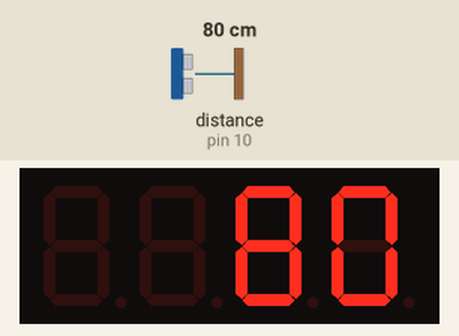
Simulated run of this sketch. Board: Arduino Uno, built with avr-gcc and run on an emulated ATmega328P. Shown: 4-digit seven-segment display. Wiring (inferred from the names in the program): ultrasonic range finder: trigger pin 9; echo pin 10; 4-digit 7-segment display, segments lit when HIGH: segments pin 2, pin 3, pin 4, pin 5, pin 6, pin 7, pin 8; digit selects A0, A1, A2, A3. The inputs (shaded band) are chosen by the test bench; at power-on: distance to the obstacle (sensor on pin 10) 80 cm. The echo pulse lasts 58.3 µs per cm; the segment pins are drawn as the display they are named for.

Above: at 1.2 s.
1.3 s: distance to the obstacle (sensor on pin 10) set to 2 cm
At 2.5 s:
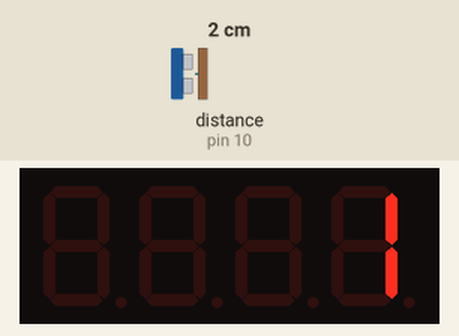
2.9 s: distance to the obstacle (sensor on pin 10) set to 4 cm
At 3.4 s:
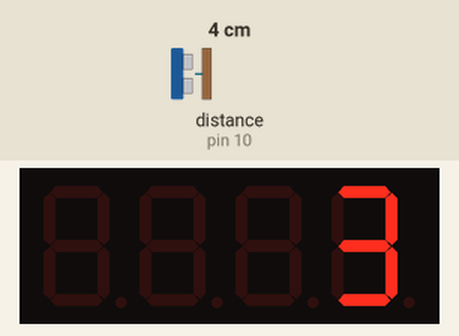
4.5 s: distance to the obstacle (sensor on pin 10) set to 9 cm
At 5.3 s:
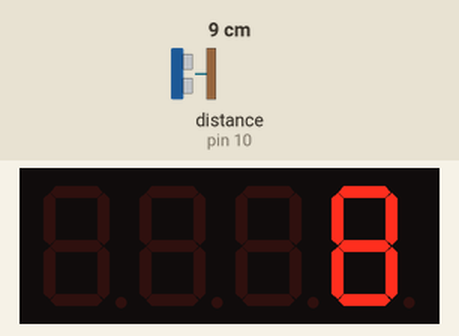
Timing chart, 0 to 7.5 s (numbered marks = the images above; inputs shaded):
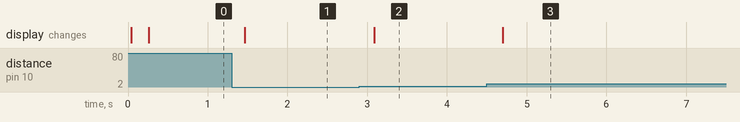

The sketch:

distance-meter.ino
```cpp
// distance-meter — tests assert (BT43): an HC-SR04 (TRIG on D9, ECHO on D10) measured five times
// a second; the distance in cm shown right-aligned on a 4-digit common-cathode 7-segment display
// (segments A..G on D2..D8 through 470 Ω, digits DIG1..DIG4 on A0..A3, active low, multiplexed
// 2 ms per digit). 100 cm shows " 100".
const uint8_t TRIG = 9;
const uint8_t ECHO = 10;
const uint8_t SEGMENTS[7] = {2, 3, 4, 5, 6, 7, 8};
const uint8_t DIGITS[4] = {A0, A1, A2, A3};
// Bits 0..6 = segments A..G for 0..9.
const uint8_t FONT[10] = {0x3F, 0x06, 0x5B, 0x4F, 0x66, 0x6D, 0x7D, 0x07, 0x7F, 0x6F};

unsigned int shown = 0;
unsigned long lastMeasure = 0;

unsigned int measureCm() {
  digitalWrite(TRIG, LOW);
  delayMicroseconds(2);
  digitalWrite(TRIG, HIGH);  // a 10 µs pulse starts a measurement
  delayMicroseconds(10);
  digitalWrite(TRIG, LOW);
  unsigned long echo = pulseIn(ECHO, HIGH, 30000UL);  // µs; 0 when nothing came back
  return echo / 58;  // sound goes there and back: 58 µs per cm
}

// Lights digit `d` (0 = leftmost) with `value`'s digit, or blank.
void showDigit(uint8_t d, int digit) {
  uint8_t bits = digit < 0 ? 0 : FONT[digit];
  for (uint8_t s = 0; s < 7; s++) digitalWrite(SEGMENTS[s], (bits >> s) & 1);
  digitalWrite(DIGITS[d], LOW);
  delayMicroseconds(2000);
  digitalWrite(DIGITS[d], HIGH);
}

void setup() {
  pinMode(TRIG, OUTPUT);
  pinMode(ECHO, INPUT);
  for (uint8_t s = 0; s < 7; s++) pinMode(SEGMENTS[s], OUTPUT);
  for (uint8_t d = 0; d < 4; d++) {
    pinMode(DIGITS[d], OUTPUT);
    digitalWrite(DIGITS[d], HIGH);
  }
}

void loop() {
  if (millis() - lastMeasure >= 200) {
    lastMeasure = millis();
    shown = min(measureCm(), 9999U);
  }
  unsigned int value = shown;
  for (int d = 3; d >= 0; d--) {
    // Leading zeros stay dark; a lone 0 still shows.
    bool blank = value == 0 && d < 3;
    showDigit(d, blank ? -1 : value % 10);
    value /= 10;
  }
}
```

Measured:
- after the input at 1.3 s, the display: changes after 0.16 s (image 1)
- after the input at 2.9 s, the display: changes after 0.19 s (image 2)
- after the input at 4.5 s, the display: changes after 0.20 s (image 3)
